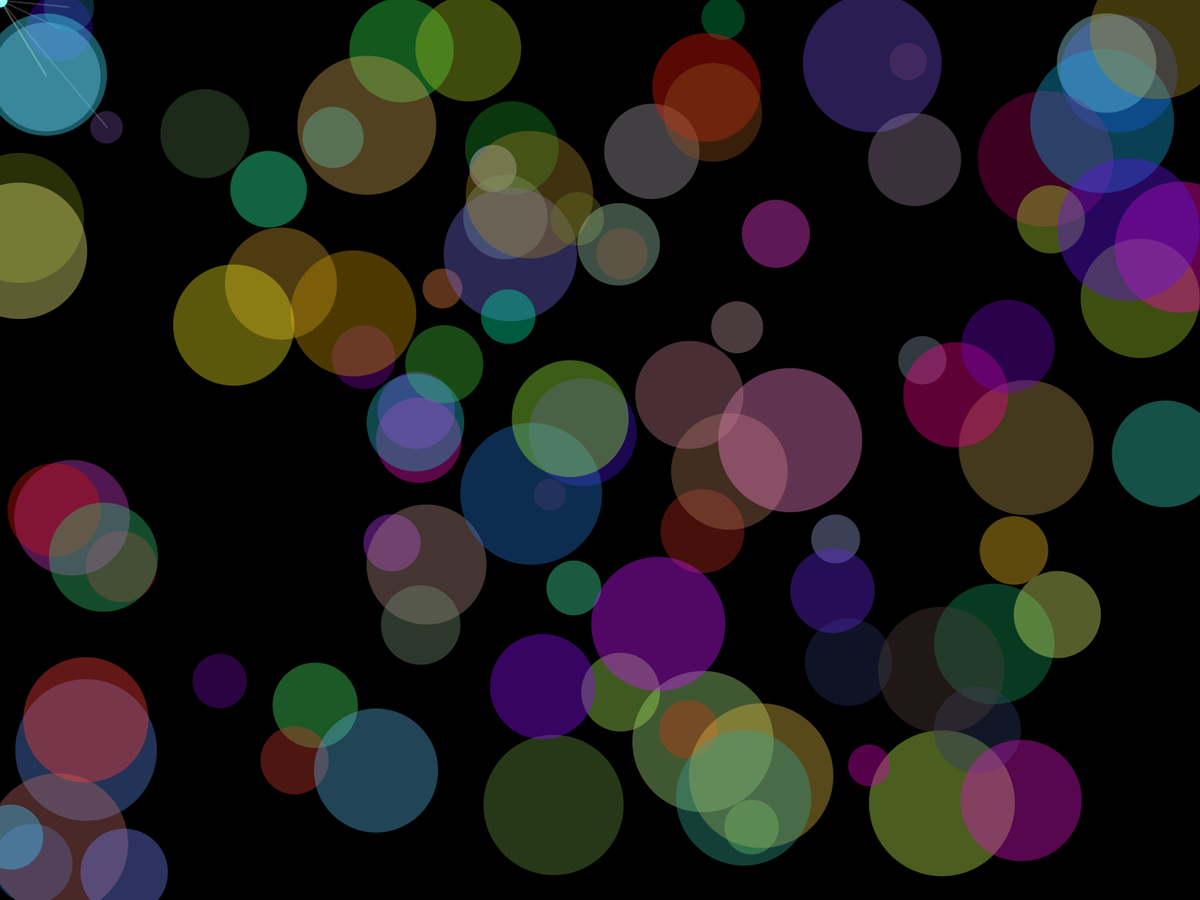
Frame 1 (no input)
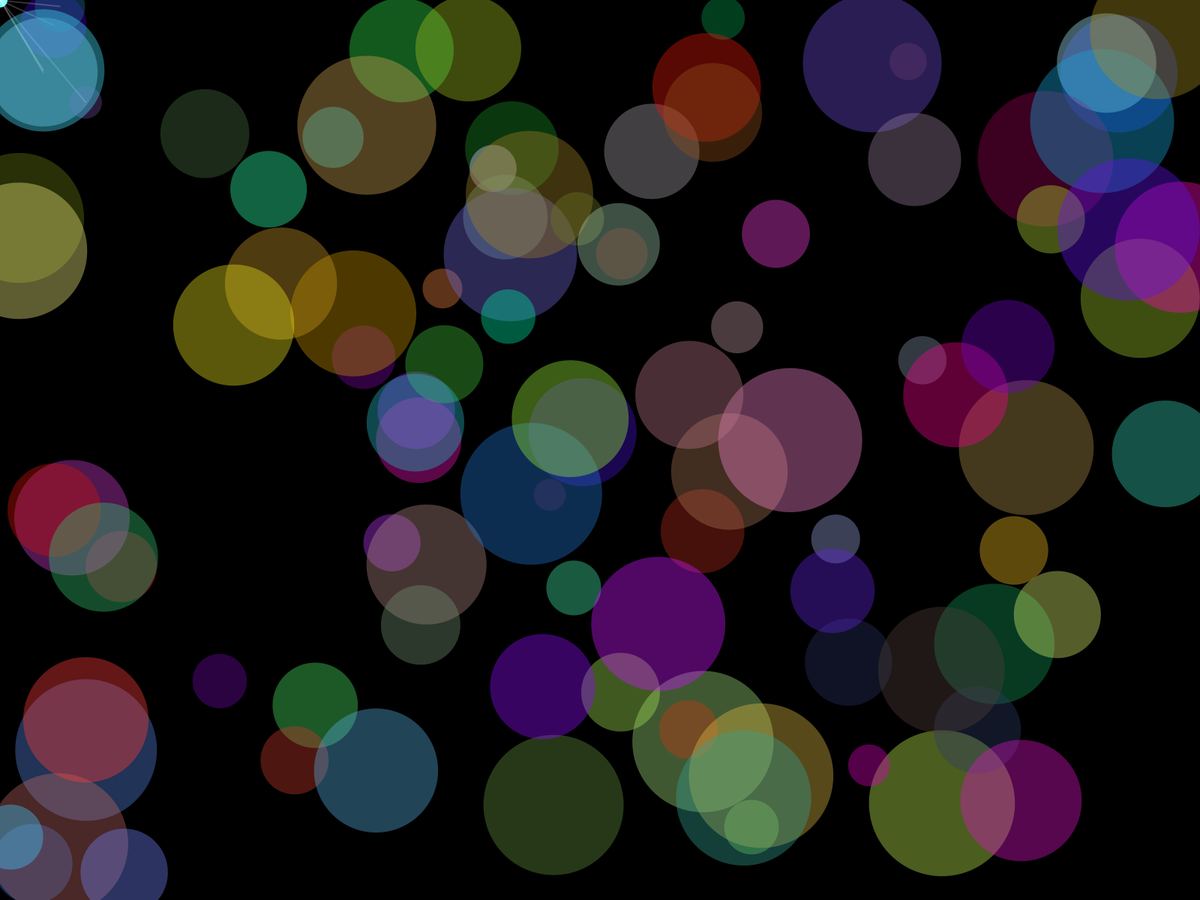
Frame 60 (the mouse pressed at the canvas centre just before this capture)
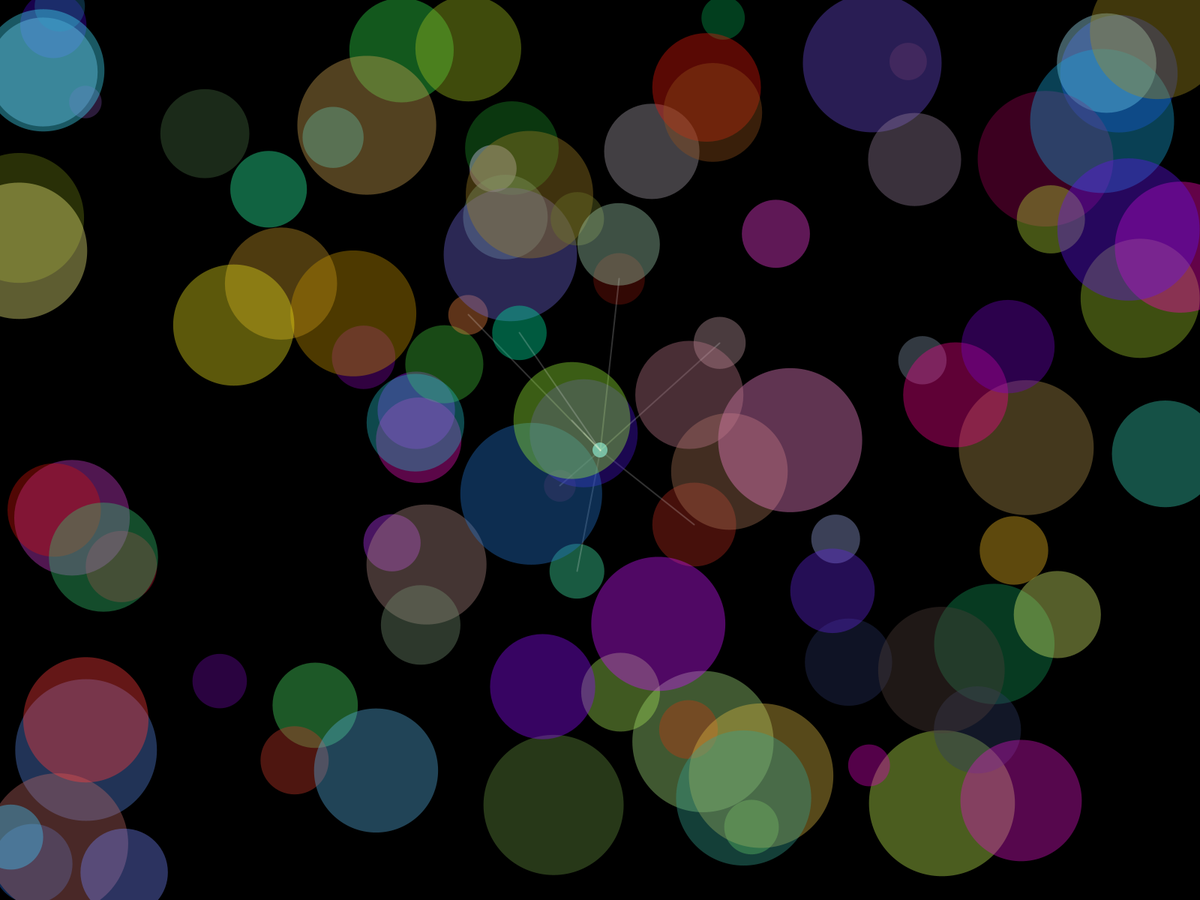
Frame 120 (the mouse held since frame 60 and released just before this capture)

The Processing sketch that drew these frames (run headless with seeded random() and noise(); from frame 60 on, the mouse is pressed at the canvas centre):

// Processing sketch: P_S2_Movement1
// ── P_S2_Movement1.pde
// Ejemplo sobre movimiento
// Mauricio Avilés
// Basado en el ejemplo de Tomás de Camino

int nBolas = 100;
ArrayList<Bola> bolas = new ArrayList<Bola>();
 
void setup() {
  fullScreen();
  noCursor();
  smooth();
  ellipseMode(CENTER);
  for (int i = 0; i < nBolas; i++) {
    bolas.add(new Bola(random(width), random(height)));
  }
}
 
void draw() {
  noStroke();
  background(0);
  fill(116, 255, 255);
  ellipse(mouseX, mouseY, 20, 20);//dibuja la elipse del mouse
  for (Bola b : bolas) {
    b.dibujar();
  }
}
// ── Bola.pde
class Bola {
  // posición
  private float x;
  private float y;

  // color
  private float r;
  private float g;
  private float b;
  private float a;
  
  private float tamano;
  private float distanciaReaccion;
  
  public Bola(float x, float y, float r, float g, float b) {
    this.x = x;
    this.y = y;
    this.r = r;
    this.g = g;
    this.b = b;
    this.a = 100;
    tamano = random(40, 200);
    distanciaReaccion = 500 * 40 / tamano;
  }
  public Bola(float x, float y) {
    this(x, y, random(256), random(256), random(256));
  }
  public void dibujar() {
    dibujarCirculo();
    dibujarLinea();
  }
  private void dibujarCirculo() {
    noStroke();
    fill(r, g, b, a);
    ellipse(x, y, tamano, tamano);
  }
  private void dibujarLinea() {
    float distancia = sqrt(sq(mouseX - x) + sq(mouseY - y));
    if (distancia < distanciaReaccion) {
      strokeWeight(2);
      stroke(255, 255, 255, 50);
      line(mouseX, mouseY, x, y);
      actualizar();
    }
  }
  private void actualizar() {
     x += (mouseX - x) / (250 * tamano / 40);
     y += (mouseY - y) / (250 * tamano / 40);
  }
}
